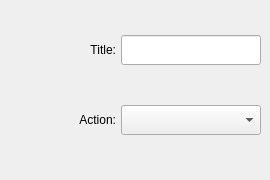
           <widget class="QWidget" name="action_tab">
            <attribute name="title">
             <string>Action</string>
            </attribute>
            <widget class="QWidget" name="layoutWidget">
             <property name="geometry">
              <rect>
               <x>0</x>
               <y>0</y>
               <width>261</width>
               <height>171</height>
              </rect>
             </property>
             <layout class="QVBoxLayout" name="action_layout">
              <property name="spacing">
               <number>5</number>
              </property>
              <item>
               <layout class="QHBoxLayout" name="action_title_layout">
                <property name="spacing">
                 <number>5</number>
                </property>
                <item alignment="Qt::AlignmentFlag::AlignRight">
                 <widget class="QLabel" name="action_title_lable">
                  <property name="maximumSize">
                   <size>
                    <width>50</width>
                    <height>40</height>
                   </size>
                  </property>
                  <property name="layoutDirection">
                   <enum>Qt::LayoutDirection::LeftToRight</enum>
                  </property>
                  <property name="lineWidth">
                   <number>0</number>
                  </property>
                  <property name="text">
                   <string>Title:</string>
                  </property>
                  <property name="alignment">
                   <set>Qt::AlignmentFlag::AlignRight|Qt::AlignmentFlag::AlignTrailing|Qt::AlignmentFlag::AlignVCenter</set>
                  </property>
                 </widget>
                </item>
                <item alignment="Qt::AlignmentFlag::AlignRight">
                 <widget class="QLineEdit" name="action_title_lineE">
                  <property name="minimumSize">
                   <size>
                    <width>140</width>
                    <height>30</height>
                   </size>
                  </property>
                  <property name="maximumSize">
                   <size>
                    <width>140</width>
                    <height>16777215</height>
                   </size>
                  </property>
                 </widget>
                </item>
               </layout>
              </item>
              <item>
               <layout class="QHBoxLayout" name="action_choice_layout">
                <property name="spacing">
                 <number>5</number>
                </property>
                <item alignment="Qt::AlignmentFlag::AlignRight">
                 <widget class="QLabel" name="action__lable">
                  <property name="maximumSize">
                   <size>
                    <width>40</width>
                    <height>50</height>
                   </size>
                  </property>
                  <property name="text">
                   <string>Action:</string>
                  </property>
                  <property name="alignment">
                   <set>Qt::AlignmentFlag::AlignRight|Qt::AlignmentFlag::AlignTrailing|Qt::AlignmentFlag::AlignVCenter</set>
                  </property>
                 </widget>
                </item>
                <item alignment="Qt::AlignmentFlag::AlignRight">
                 <widget class="QComboBox" name="action_comboB">
                  <property name="sizePolicy">
                   <sizepolicy hsizetype="Preferred" vsizetype="Preferred">
                    <horstretch>0</horstretch>
                    <verstretch>0</verstretch>
                   </sizepolicy>
                  </property>
                  <property name="minimumSize">
                   <size>
                    <width>140</width>
                    <height>0</height>
                   </size>
                  </property>
                  <property name="maximumSize">
                   <size>
                    <width>140</width>
                    <height>30</height>
                   </size>
                  </property>
                 </widget>
                </item>
               </layout>
              </item>
             </layout>
            </widget>
           </widget>
